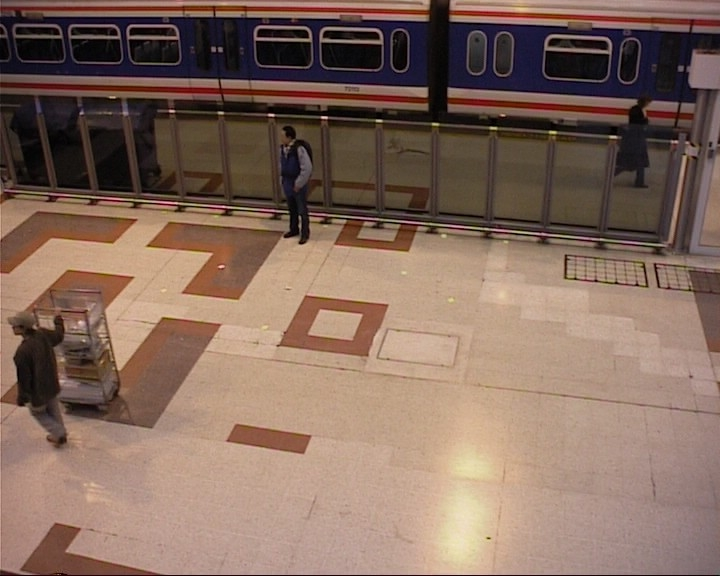
#> input picture in000235.jpg, 720 x 576 px
$ jupyter execute 'Histogramme d'"'"'une image.ipynb'
#> lines starting #> are read from the running program, lines starting #| are printed output that depends on the picture
INF6804 Vision par ordinateur

Polytechnique Montréal

Histogramme d'une image

[cell 1]
import numpy as np
import cv2
import matplotlib.pyplot as plt

Lecture de l'image. (Image provenant de PETS 2006, http://www.cvg.reading.ac.uk/PETS2006/data.html)

[cell 2]
image = cv2.imread('in000235.jpg') #OpenCV lit les images en BGR
#> image is the input picture: shape (576, 720, 3); mean B, G, R 93.6, 107, 132.8
b,g,r = cv2.split(image)
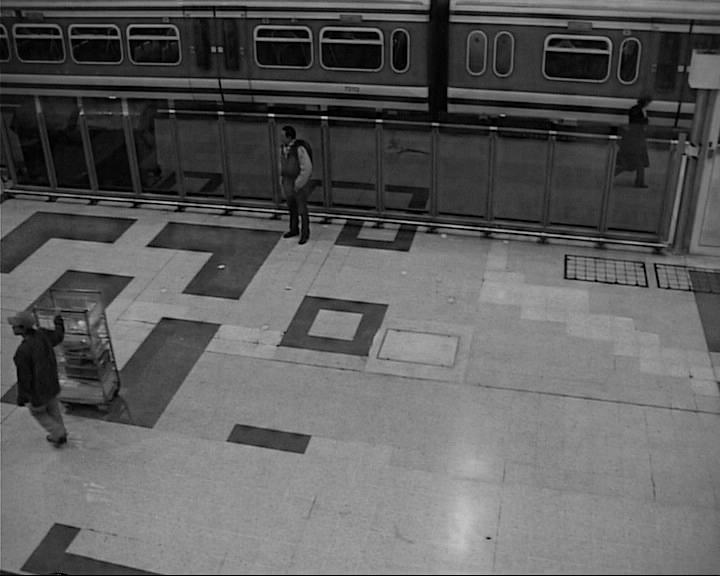
#> b: shape (576, 720); min 0, max 200, mean 93.6
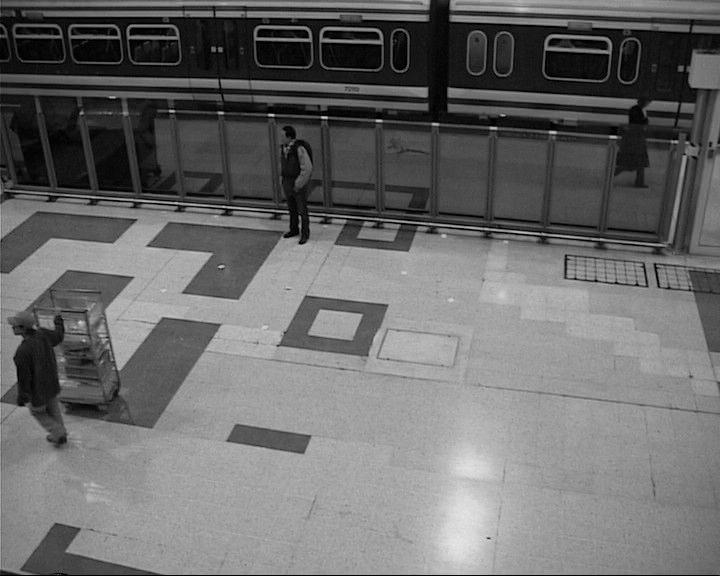
#> g: shape (576, 720); min 0, max 231, mean 107
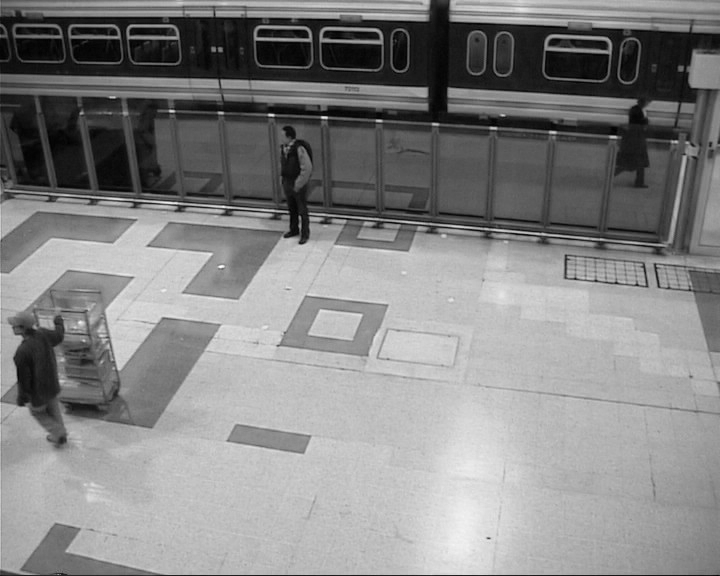
#> r: shape (576, 720); min 0, max 255, mean 132.8
image = cv2.merge([r,g,b])
plt.imshow(image)
plt.show()

Calcul de l'histogramme de chaque canal.

[cell 3]
hist = cv2.calcHist([image],[0],None,[256],[0,256])
#> hist = 256 values, max 7276 at index 193, min 0 at index 245, mean 1620
plt.plot(hist,'r')
hist = cv2.calcHist([image],[1],None,[256],[0,256])
#> hist = 256 values, max 7785 at index 162, min 0 at index 230, mean 1620
plt.plot(hist,'g')
hist = cv2.calcHist([image],[2],None,[256],[0,256])
#> hist = 256 values, max 8754 at index 136, min 0 at index 198, mean 1620
plt.plot(hist,'b')
plt.show()
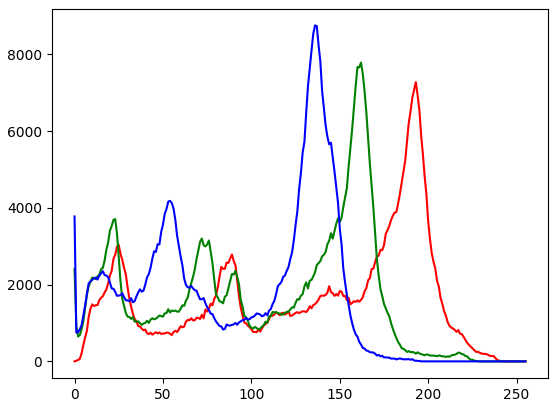
#> figure drawn by matplotlib, 1 panel; curve peaks at x = 193, y = 7276; curve peaks at x = 162, y = 7785; curve peaks at x = 136, y = 8754

[cell 4]
print(hist)
#> (printed output is left out)

[cell 5]
hist.shape
#> Out = (256, 1)

$ run again, with in000001.jpg copied over in000235.jpg
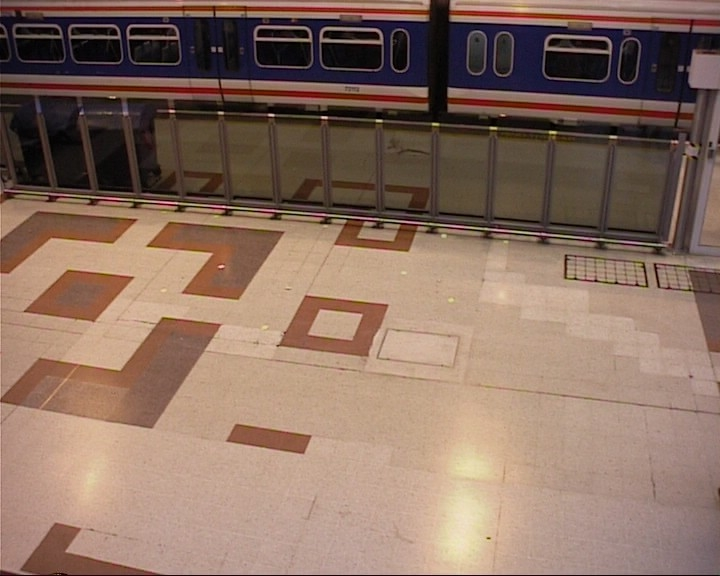
#> input picture in000001.jpg, 720 x 576 px
#> image is the input picture: shape (576, 720, 3); mean B, G, R 97.2, 111.6, 138.3
#> `b,g,r = cv2.split(image)`:
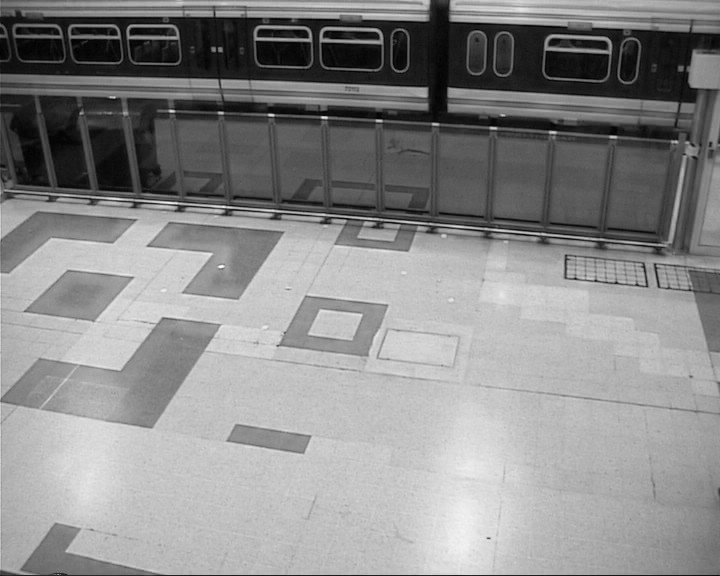
#> r: shape (576, 720); min 0, max 255, mean 138.3
#> `hist = cv2.calcHist([image],[0],None,[256],[0,256])`: hist = 256 values, max 7771 at index 195, min 0 at index 244, mean 1620
#> `hist = cv2.calcHist([image],[1],None,[256],[0,256])`: hist = 256 values, max 8604 at index 163, min 0 at index 231, mean 1620
#> `hist = cv2.calcHist([image],[2],None,[256],[0,256])`: hist = 256 values, max 8674 at index 138, min 0 at index 200, mean 1620
#> `plt.show()`:
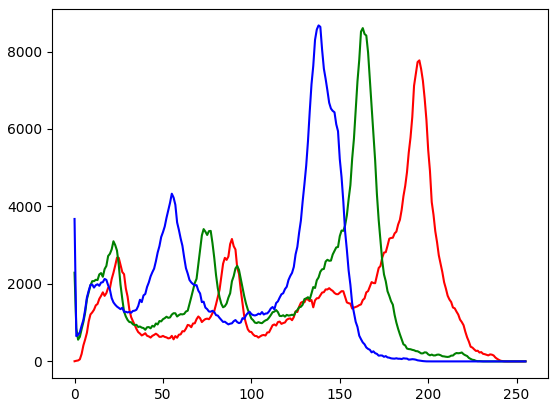
#> figure drawn by matplotlib, 1 panel; curve peaks at x = 195, y = 7771; curve peaks at x = 163, y = 8604; curve peaks at x = 138, y = 8674
#> (printed output is left out)
